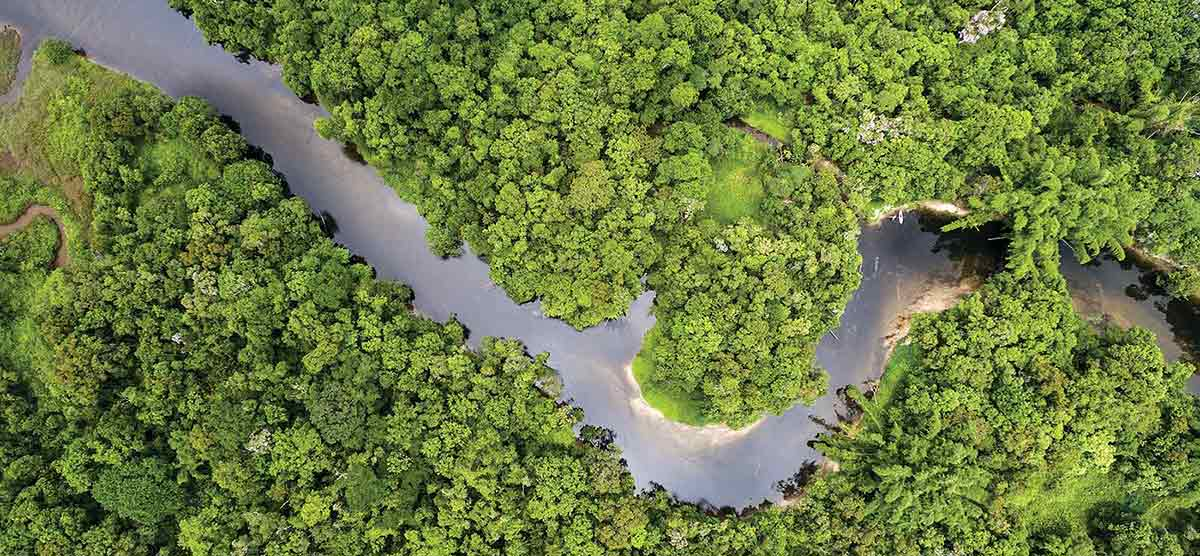
#> input picture GreenPath AI/data/images/sample.jpg, 1200 x 556 px
$ python -i path_planning.py   (imports and definitions only)
#> lines starting #> are read from the running program, lines starting #| are printed output that depends on the picture; after the words box and inside, x2 and y2 are one past the last pixel; in counts of white or black regions, pixels touching at a corner belong together
import cv2
import numpy as np
import heapq

def generate_optimal_path(image_path, output_path):
#> called with image_path = 'data/images/sample.jpg', output_path = 'out.png'
    img = cv2.imread(image_path)
#> img is the input picture: shape (556, 1200, 3); mean B, G, R 68.8, 124.1, 108.5
    img = cv2.resize(img, (512, 512))
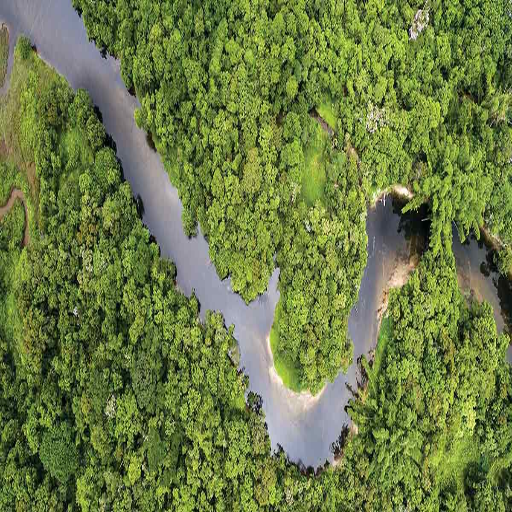
#> img: shape (512, 512, 3); mean B, G, R 68.7, 124, 108.4

    gray = cv2.cvtColor(img, cv2.COLOR_BGR2GRAY)
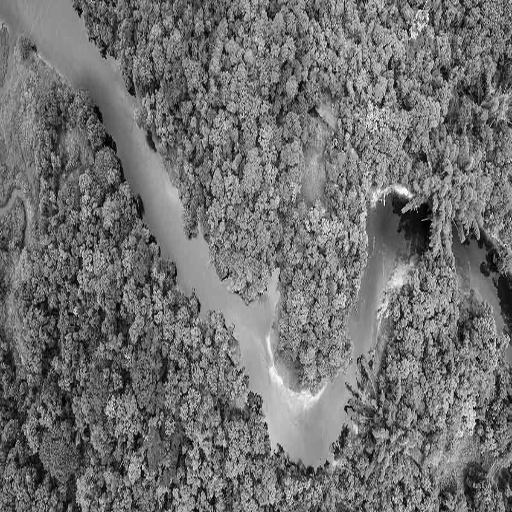
#> gray: shape (512, 512); min 1, max 253, mean 113

    # Tree areas as obstacles
    _, mask = cv2.threshold(gray, 120, 255, cv2.THRESH_BINARY_INV)
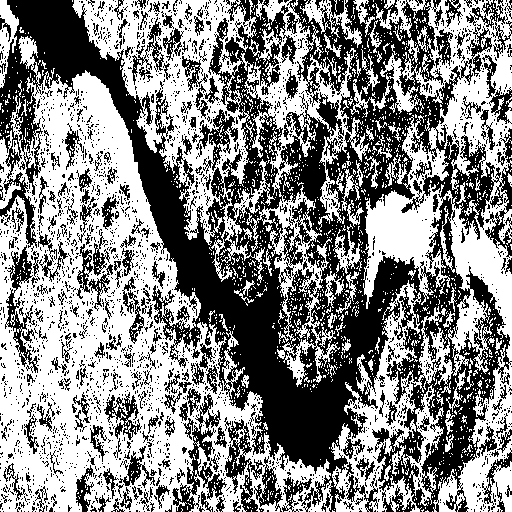
#> mask: shape (512, 512); 52.9% white; 2676 black regions (2427 under 20 px), largest, box (x1, y1, x2, y2) and area: (0, 0, 512, 512) 89310, (172, 393, 227, 512) 1787, (225, 419, 265, 512) 1261

    # Cost map (trees = high cost)
    cost_map = np.where(mask == 255, 10, 1)

    start = (10, 10)
    end = (500, 500)

    path = dijkstra(cost_map, start, end)

    # Draw path
    for y, x in path:
        img[y, x] = (0, 0, 255)

    cv2.imwrite(output_path, img)


def dijkstra(cost_map, start, end):
#> called with start = (10, 10), end = (500, 500)
    h, w = cost_map.shape
#> h = 512; w = 512
    dist = np.full((h, w), np.inf)
    dist[start] = 0
    prev = {}

    pq = [(0, start)]

    while pq:
        d, (y, x) = heapq.heappop(pq)

        if (y, x) == end:
            break

        for dy, dx in [(-1,0),(1,0),(0,-1),(0,1)]:
            ny, nx = y + dy, x + dx
            if 0 <= ny < h and 0 <= nx < w:
                nd = d + cost_map[ny, nx]
                if nd < dist[ny, nx]:
                    dist[ny, nx] = nd
                    prev[(ny, nx)] = (y, x)
                    heapq.heappush(pq, (nd, (ny, nx)))
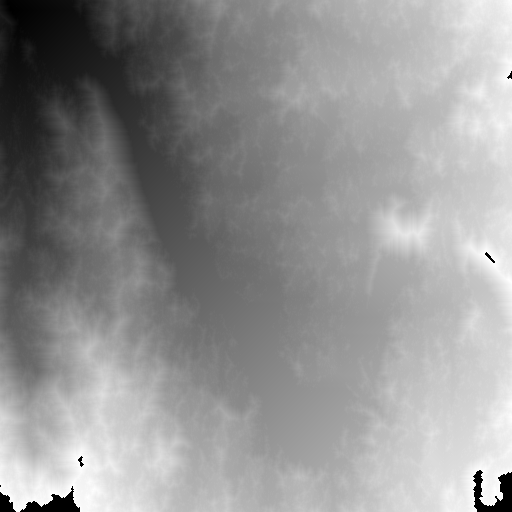
#> dist: shape (512, 512) float64; 0.69% of the values are NaN or infinite; the others: min 0, max 1174, mean 682.9; drawn with min black, max white, NaN and infinite black
#> after the loop, prev = 260326 items

    path = []
    cur = end
    while cur in prev:
        path.append(cur)
        cur = prev[cur]
#> this loop made 1056 passes
#> cur on passes 1 to 3: (499, 500), (498, 500), (497, 500)
#> after the loop, path = 1056 pairs, first value 10 to 500, second value 11 to 500
    path.append(start)
    path.reverse()

    return path

>>> result = generate_optimal_path('data/images/sample.jpg', 'out.png')
#> in generate_optimal_path, `path = dijkstra(cost_map, start, end)`: path = 1057 pairs, first value 10 to 500, second value 10 to 500
#> after the loop in generate_optimal_path, `for y, x in path:`:
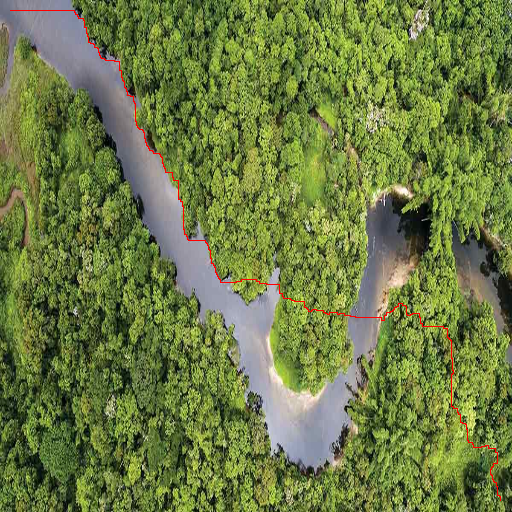
#> img: shape (512, 512, 3); 0.4% of pixels changed, all inside (x1, y1, x2, y2) = (10, 10, 501, 501)
